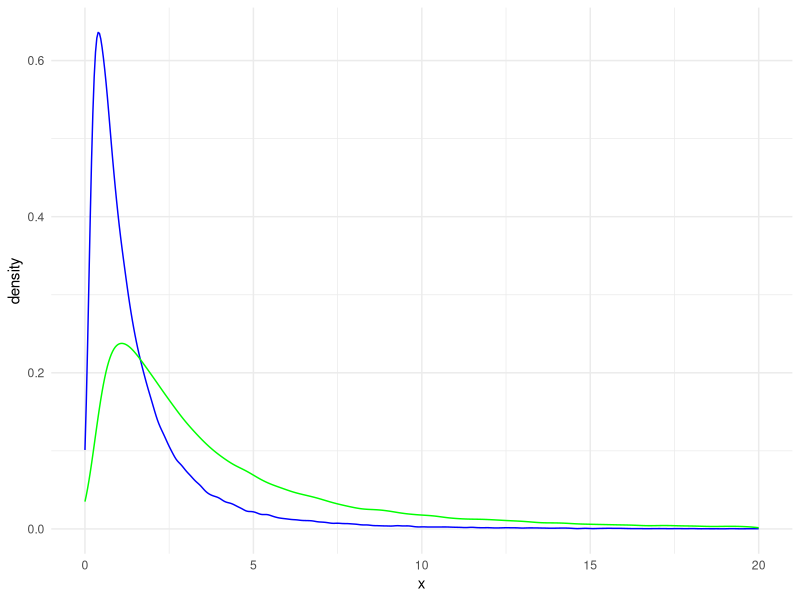
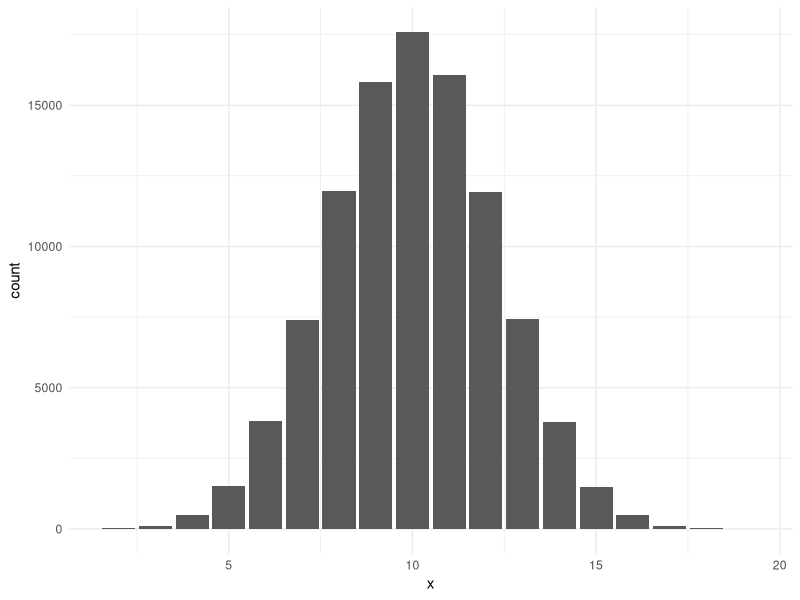
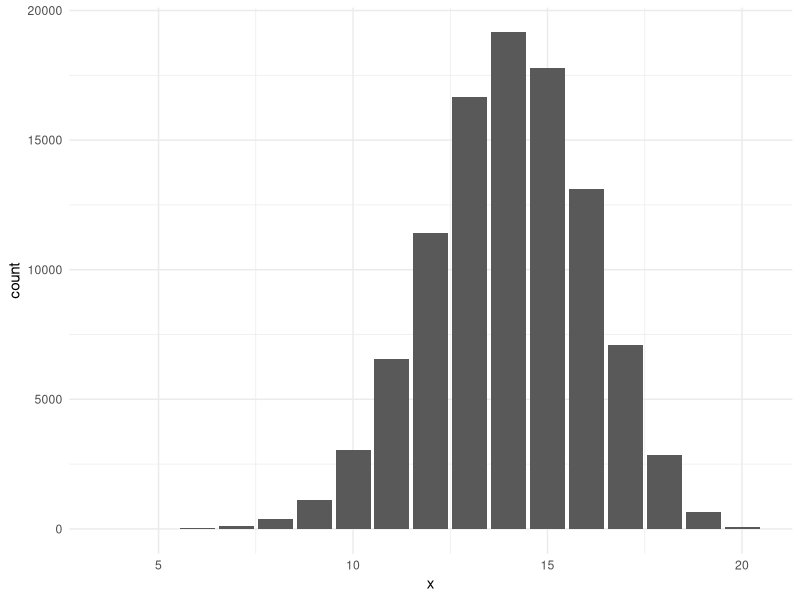
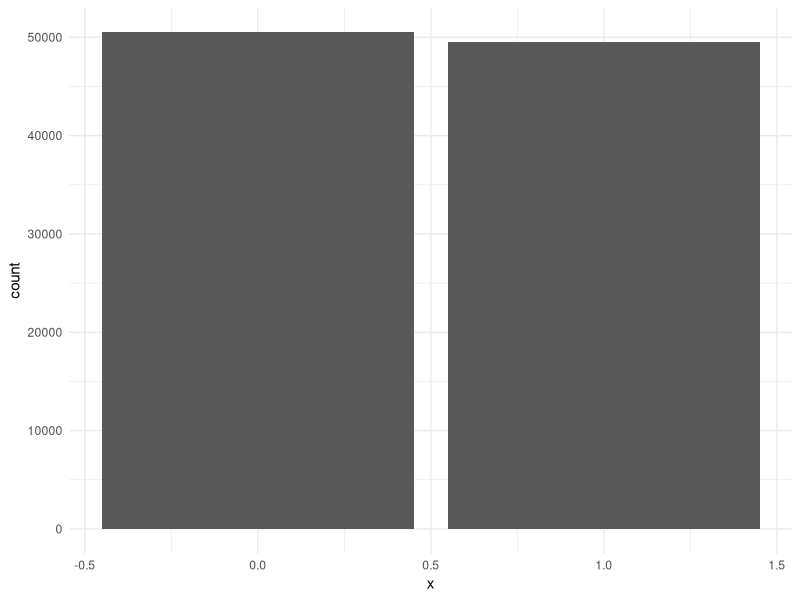

Recreate these plots in R, in order.
## ---- chunk 1
library(ggplot2)
## ---- chunk 2
#| warning: false
dt1 <- data.frame(x = rlnorm(n = 100000, mean = 0, sd = 1))
dt2 <- data.frame(x = rlnorm(n = 100000, mean = 1, sd = 1))

ggplot() + 
  geom_density(data = dt1, aes(x = x), 
               color = "blue") + 
  geom_density(data = dt2, aes(x = x), 
               color = "green") + 
  scale_x_continuous(limits =c(0,20)) +
  theme_minimal()
## ---- chunk 3
dt1 <- data.frame(x = 
          rbinom(n = 100000, 
                 size  = 20, 
                 p = 0.5))
ggplot() + 
  geom_bar(data = dt1, 
           aes(x = x)) +
  theme_minimal()
## ---- chunk 4
dt2 <- data.frame(x = 
          rbinom(n = 100000, 
                 size = 20, 
                 p = 0.7))
ggplot() + 
  geom_bar(data = dt2, 
           aes(x = x)) +
  theme_minimal()
## ---- chunk 5
# Bernoulli distribution
dt3 <- data.frame(x = 
          rbinom(n = 100000, 
                 size = 1, 
                 p = 0.5))
ggplot() +
  geom_bar(data = dt3, 
           aes(x = x)) +
  theme_minimal()
